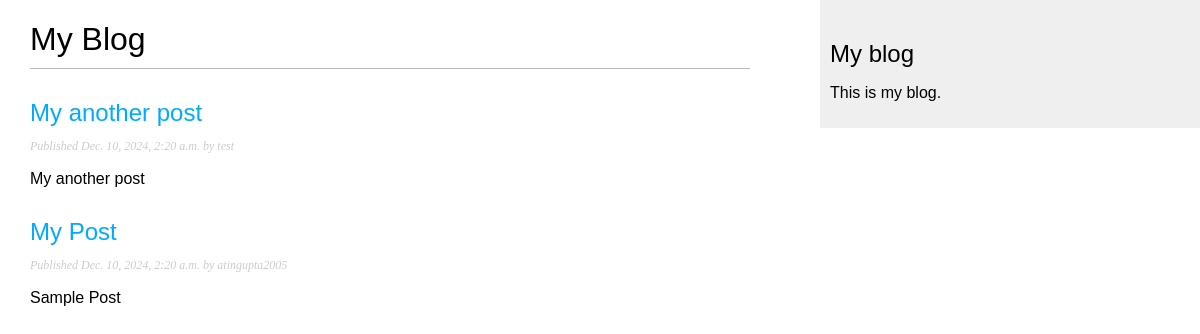
/blog/, run on an earlier commit of the app's database.
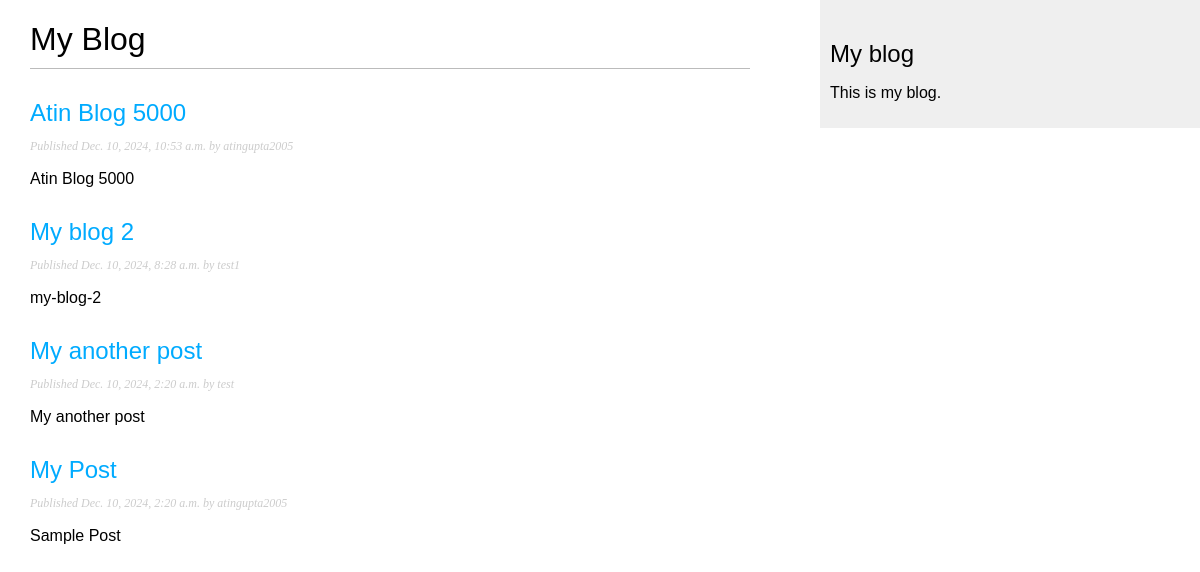
And on a later commit of the database.
### blog/models.py (models this page shows, shortened)
class Post(models.Model):
    class Status(models.TextChoices):
        DRAFT = 'DF', 'Draft'
        PUBLISHED = 'PB', 'Published'
    title = models.CharField(max_length=250)
    slug = models.SlugField(max_length=250)
    author = models.ForeignKey(
        settings.AUTH_USER_MODEL,
        on_delete=models.CASCADE,
        related_name='blog_posts'
    )
    body = models.TextField()
    publish = models.DateTimeField(default=timezone.now)
    created = models.DateTimeField(auto_now_add=True)
    updated = models.DateTimeField(auto_now=True)
    status = models.CharField(
        max_length=2,
        choices=Status,
        default=Status.DRAFT
    )
    objects = models.Manager()  # The default manager.
    published = PublishedManager()  # Our custom manager.
    class Meta:
        ordering = ['-publish']
        indexes = [
            models.Index(fields=['-publish']),
        ]

### blog/views.py (the view)
# urls.py: path('', views.post_list, name='post_list'),
def post_list(request):
    posts = Post.published.all()
    return render(
        request,
        'blog/post/list.html',
        {'posts': posts}
    )

### blog/models.py (called while the page is built)
    def get_queryset(self):
        return (
            super().get_queryset().filter(status=Post.Status.PUBLISHED)
        )

### blog/templates/blog/post/list.html (shortened to what this page needs)
{% extends "blog/base.html" %}
{% block content %}
  <h1>My Blog</h1>
  {% for post in posts %}
    <h2>
      <a href="{% url 'blog:post_detail' post.id %}">
        {{ post.title }}
      </a>
    </h2>
    <p class="date">
      Published {{ post.publish }} by {{ post.author }}
    </p>
    {{ post.body|truncatewords:30|linebreaks }}
  {% endfor %}
{% endblock %}

### blog/templates/blog/base.html (shortened to what this page needs)
{% load static %}
<!DOCTYPE html>
<html>
<head>
  <link href="{% static "css/blog.css" %}" rel="stylesheet">
</head>
<body>
  <div id="content">
    {% block content %}
    {% endblock %}
  </div>
  <div id="sidebar">
    <h2>My blog</h2>
    <p>This is my blog.</p>
  </div>
</body>
</html>

### blog/static/css/blog.css (style rules this page uses)
body { margin:0; padding:0; font-family:helvetica, sans-serif; }
a { color:#00abff; text-decoration:none; }
h1 { font-weight:normal; border-bottom:1px solid #bbb; padding:0 0 10px 0; }
h2 { font-weight:normal; margin:30px 0 0; }
#content { float:left; width:60%; padding:0 0 0 30px; }
#sidebar { float:right; width:30%; padding:10px; background:#efefef; height:100%; }
p.date { color:#ccc; font-family: georgia, serif; font-size: 12px; font-style: italic; }

What changed in the data, as far as the page shows it:
added Post: title "Atin Blog 5000", publish "Dec. 10, 2024, 10:53 a.m.", author "atingupta2005", body "Atin Blog 5000"
added Post: title "My blog 2", publish "Dec. 10, 2024, 8:28 a.m.", author "test1", body "my-blog-2"
